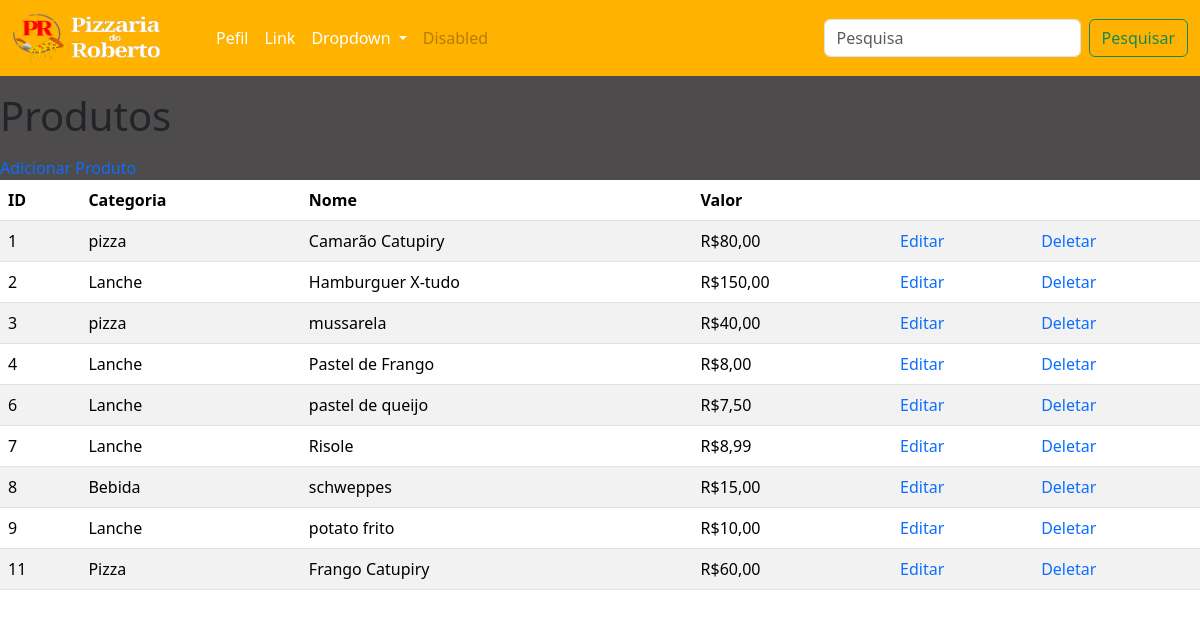
/produtos/, run on an earlier commit of the app's database.
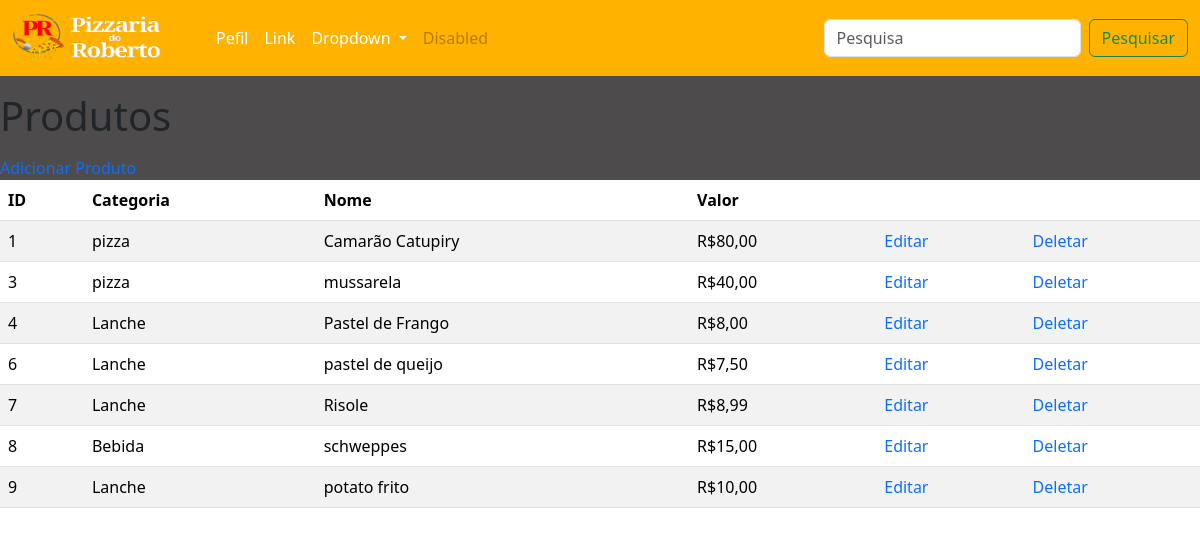
And on a later commit of the database.
### core/models.py (models this page shows, shortened)
class Produto(models.Model):
    nome = models.CharField(max_length=100)
    descricao = models.TextField()
    categoria = models.CharField(max_length=50)
    valor = models.DecimalField(max_digits=10, decimal_places=2)

### core/views.py (the view)
# urls.py: path('produtos/', produtos, name='produtos'),
def produtos(request):
    lista_produto = Produto.objects.all()
    contexto = {
        'lista_produto': lista_produto
    }
    return render(request, 'produtos.html', contexto)

### core/templates/produtos.html (shortened to what this page needs)
{% extends 'bases/base.html' %}
{% block content %}
<p>
<h1>Produtos</h1>
</p>
<p>
    <div>
        <a href="{% url 'cadastro' %}">Adicionar Produto</a>
    </div>
    <table class="table table-striped">
        <thead>
            <tr>
                <th>ID</th>
                <th>Categoria</th>
                <th>Nome</th>
                <th>Valor</th>
                <th></th>
                <th></th>
            </tr>
        </thead>
        <tbody>
            {% for produto in lista_produto %}
            <tr>
                <td>{{ produto.id }}</td>
                <td>{{ produto.categoria }}</td>
                <td>{{ produto.nome }}</td>
                <td>R${{ produto.valor }}</td>
                <td><a href="{% url 'edit_produto' produto.id %}">Editar</a></td>
                <td><a href="{% url 'del_produto' produto.id %}">Deletar</a></td>
            </tr>
            {% endfor %}
        </tbody>
    </table>
</p>
{% endblock %}

What changed in the data, as far as the page shows it:
removed Produto: id "2", categoria "Lanche", nome "Hamburguer X-tudo", valor "150,00"
removed Produto: id "11", categoria "Pizza", nome "Frango Catupiry", valor "60,00"
